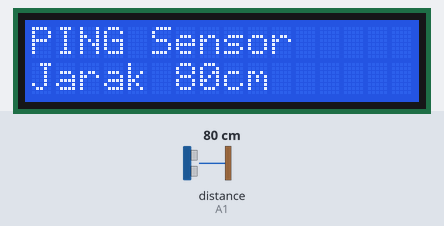
Bench run of a sketch on a simulated Arduino Uno, built with avr-gcc and run on an emulated ATmega328P. On the bench: 16×2 character LCD. Wiring (inferred from the names in the program): ultrasonic range finder: trigger A1; echo A1. The test bench sets the inputs (shaded band); at power-on: distance to the obstacle (sensor on A1) 80 cm. The echo pulse lasts 58.3 µs per cm.

Above: at 1.2 s.
1.3 s: distance to the obstacle (sensor on A1) set to 2 cm
At 2.2 s:
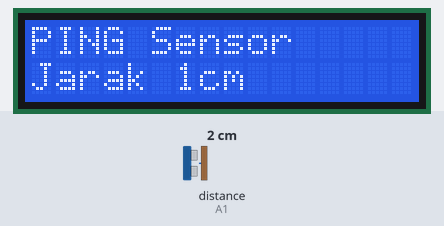
2.8 s: distance to the obstacle (sensor on A1) set to 4 cm
At 4.0 s:
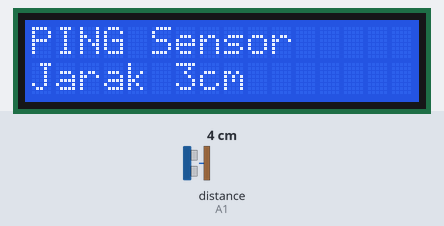
4.3 s: distance to the obstacle (sensor on A1) set to 9 cm
At 5.2 s:
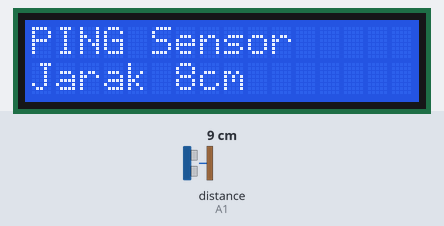
Timing chart, 0 to 7.3 s (numbered marks = the images above; inputs shaded):
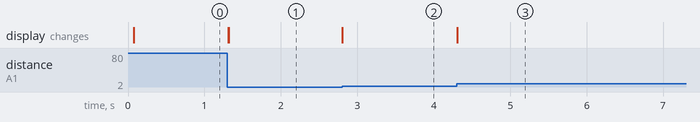

Measured:
- after the input at 1.3 s, the display: changes at once (image 1)
- after the input at 2.8 s, the display: changes at once (image 2)
- after the input at 4.3 s, the display: changes at once (image 3)

The sketch:

13_16520186_02.ino
```cpp
#include<LiquidCrystal.h>
LiquidCrystal lcd(7,6,5,4,3,2);
const int pingPin = A1;
long duration, cm, digit;

void setup(){
	lcd.begin(16,2);
  	lcd.print("PING Sensor");
}

void loop()
{
  	cm = read_sensor_ultrasonic();

	lcd.setCursor(0,1);
	lcd.print("Jarak ");
  	lcd.setCursor(6,1);
  	lcd.print(cm);
  	print_unit_cm(cm);
}

long read_sensor_ultrasonic(){
    pinMode(pingPin, OUTPUT);
    digitalWrite(pingPin, LOW);
    delayMicroseconds(2);
    digitalWrite(pingPin, HIGH);
    delayMicroseconds(5);
    digitalWrite(pingPin, LOW);

    pinMode(pingPin, INPUT);
  	duration = pulseIn(pingPin, HIGH);
    cm = duration/29/2;
  	return cm;
}

void print_unit_cm(long cm){
	digit = 0;
 	while (cm > 9){
  		digit += 1;
    	cm = cm/10;
  	}
  	digit += 1;
  	lcd.setCursor(6+digit,1);
  	lcd.print("cm");
  	for (int i=7+digit; i<16; i++){
    	lcd.print(" ");
  	}
}
```
